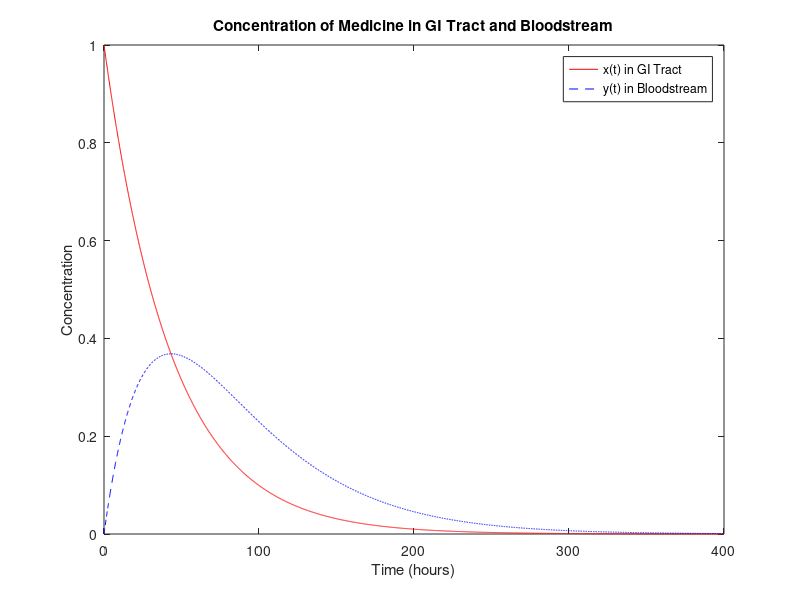

MATLAB code for this plot:
% Define parameters
k1 = 0.0231;
k2 = 0.0231;
x0 = 1;

% Define time range
t = 0:0.1:400;  % Time in hours, with a step of 0.1 hour

% Solve the differential equations using Euler's method
x = x0 * exp(-k1*t);
y = zeros(size(t));
for i = 2:length(t)
    y(i) = y(i-1) + (k1*x(i-1) - k2*y(i-1)) * (t(i) - t(i-1));
end

% Find peak value and time of y(t)
[peak_y, peak_time_index] = max(y);
peak_time = t(peak_time_index);

% Plot the results
plot(t, x, 'r', t, y, 'b--');
xlabel('Time (hours)');
ylabel('Concentration');
title('Concentration of Medicine in GI Tract and Bloodstream');
legend('x(t) in GI Tract', 'y(t) in Bloodstream');


% Display peak information
fprintf('Peak value of y(t): %.4f\n', peak_y);
fprintf('Time of peak y(t): %.2f hours\n', peak_time);
